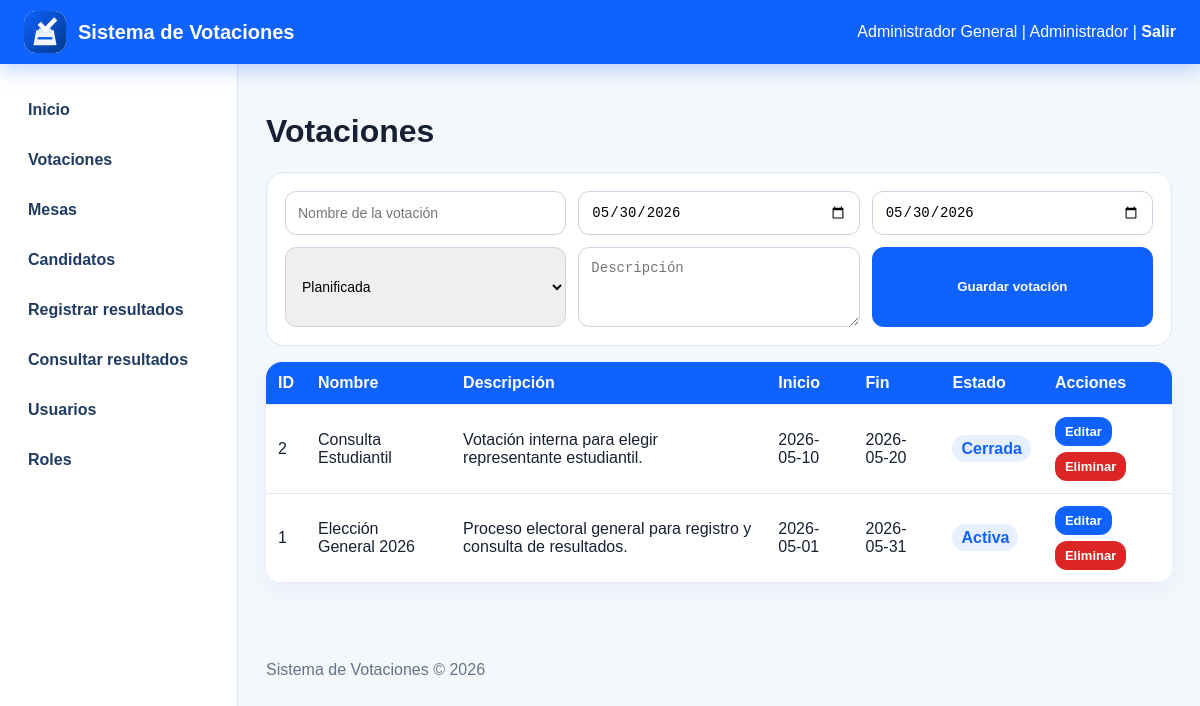
Screenshot of /votaciones.php (signed in) with the database file from the repository.
### tables this page shows
CREATE TABLE votaciones (
  id_votacion INT AUTO_INCREMENT PRIMARY KEY,
  nombre VARCHAR(150) NOT NULL,
  descripcion TEXT NOT NULL,
  fecha_inicio DATE NOT NULL,
  fecha_fin DATE NOT NULL,
  estado ENUM('Planificada','Activa','Cerrada','Anulada') DEFAULT 'Planificada'
);

### config.php (called while the page is built, shortened)
<?php
function e($texto) {
    return htmlspecialchars((string)$texto, ENT_QUOTES, 'UTF-8');
}
?>

### votaciones.php (the view, shortened to what this page needs)
<?php require 'config.php'; requiereModulo('votaciones');
$edit=null;
require 'header.php'; $rows=$pdo->query('SELECT * FROM votaciones ORDER BY id_votacion DESC')->fetchAll(); ?>
<h1>Votaciones</h1><?php if(isset($_GET['ok'])): ?><div class="alert success">Operación realizada correctamente.</div><?php endif; ?>
<form method="POST" class="form-grid"><input type="hidden" name="id_votacion" value="<?=e($edit['id_votacion']??'')?>"><input name="nombre" placeholder="Nombre de la votación" value="<?=e($edit['nombre']??'')?>" required><input type="date" name="fecha_inicio" value="<?=e($edit['fecha_inicio']??date('Y-m-d'))?>" required><input type="date" name="fecha_fin" value="<?=e($edit['fecha_fin']??date('Y-m-d'))?>" required><select name="estado"><?php foreach(['Planificada','Activa','Cerrada','Anulada'] as $op): ?><option <?=($edit['estado']??'Planificada')==$op?'selected':''?>><?=$op?></option><?php endforeach; ?></select><textarea name="descripcion" placeholder="Descripción" required><?=e($edit['descripcion']??'')?></textarea><button><?= $edit?'Actualizar':'Guardar' ?> votación</button><?php if($edit): ?><a class="btn secondary" href="votaciones.php">Cancelar</a><?php endif; ?></form>
<table><tr><th>ID</th><th>Nombre</th><th>Descripción</th><th>Inicio</th><th>Fin</th><th>Estado</th><th>Acciones</th></tr><?php foreach($rows as $r): ?><tr><td><?=e($r['id_votacion'])?></td><td><?=e($r['nombre'])?></td><td><?=e($r['descripcion'])?></td><td><?=e($r['fecha_inicio'])?></td><td><?=e($r['fecha_fin'])?></td><td><span class="badge"><?=e($r['estado'])?></span></td><td class="actions"><a class="btn small" href="votaciones.php?editar=<?=e($r['id_votacion'])?>">Editar</a><a class="btn small danger" onclick="return confirm('¿Eliminar votación?')" href="votaciones.php?eliminar=<?=e($r['id_votacion'])?>">Eliminar</a></td></tr><?php endforeach; ?></table>
<?php require 'footer.php'; ?>

### assets/style.css (style rules this page uses)
* { box-sizing:border-box }
body { margin:0;font-family:Arial,Helvetica,sans-serif;background:#f4f7fb;color:#172033 }
.btn,button { background:#0f62fe;color:white;border:0;border-radius:12px;padding:11px 16px;text-decoration:none;font-weight:700;cursor:pointer;display:inline-block }
.btn.danger { background:#dc2626 }
.btn.small { padding:7px 10px;font-size:13px }
.form-grid { display:grid;grid-template-columns:repeat(auto-fit,minmax(220px,1fr));gap:12px;background:white;border:1px solid #dbe7f7;border-radius:18px;padding:18px;margin:16px 0 }
.form-grid input,.form-grid select,.form-grid textarea { padding:12px;border:1px solid #cbd5e1;border-radius:11px;font-size:14px }
.form-grid textarea { min-height:80px }
table { width:100%;border-collapse:collapse;background:white;border-radius:16px;overflow:hidden;box-shadow:0 8px 22px rgba(15,98,254,.06);margin-top:16px }
th,td { padding:12px;border-bottom:1px solid #e2e8f0;text-align:left }
th { background:#0f62fe;color:white }
.badge { background:#e7f0ff;color:#0f62fe;padding:5px 9px;border-radius:999px;font-weight:700 }
.actions { display:flex;gap:6px;flex-wrap:wrap }

### rows the page displays
votaciones: id_votacion "2", nombre "Consulta Estudiantil", descripcion "Votación interna para elegir representante estudiantil.", fecha_inicio "2026-05-10", fecha_fin "2026-05-20", estado "Cerrada"
votaciones: id_votacion "1", nombre "Elección General 2026", descripcion "Proceso electoral general para registro y consulta de resultados.", fecha_inicio "2026-05-01", fecha_fin "2026-05-31", estado "Activa"

### other values shown
$_SESSION['usuario'] "Administrador General"
$_SESSION['rol'] "Administrador"
form field estado "Planificada"
